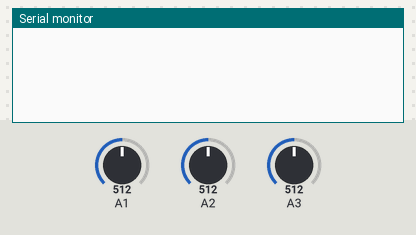
Recording of a sketch running on a simulated Arduino Uno, built with avr-gcc and run on an emulated ATmega328P. Parts: the last lines printed to the serial monitor. The test bench sets the inputs (shaded band); at power-on: A1 = 512, A2 = 512, A3 = 512. No radio packets arrive unless stated.

Above: at 1.2 s.
1.3 s: A1 set to 716
At 2.5 s:
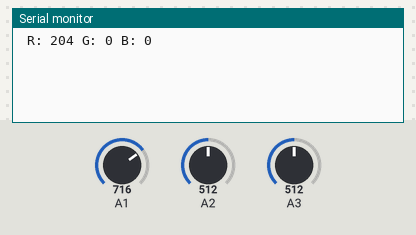
2.8 s: A2 set to 716
At 3.6 s:
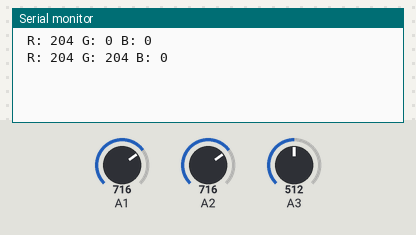
4.3 s: A3 set to 716
At 4.8 s:
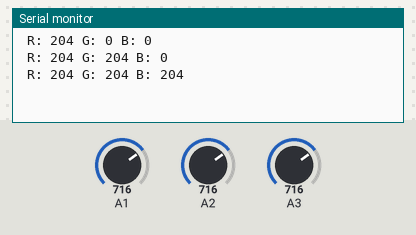
5.8 s: A1 set to 900
At 7.0 s:
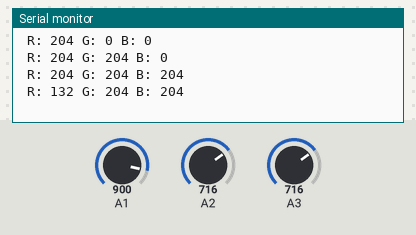
7.3 s: A2 set to 900
At 8.3 s:
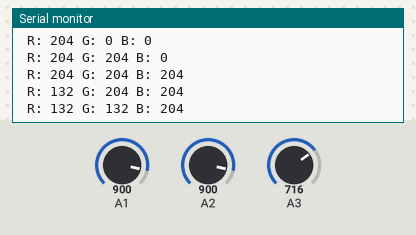
8.8 s: A3 set to 900
At 9.4 s:
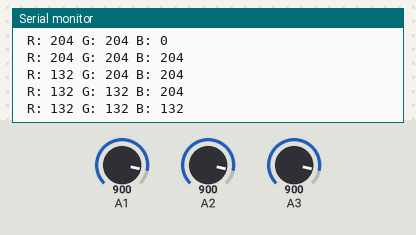
Timing chart, 0 to 11.3 s (numbered marks = the images above; inputs shaded):
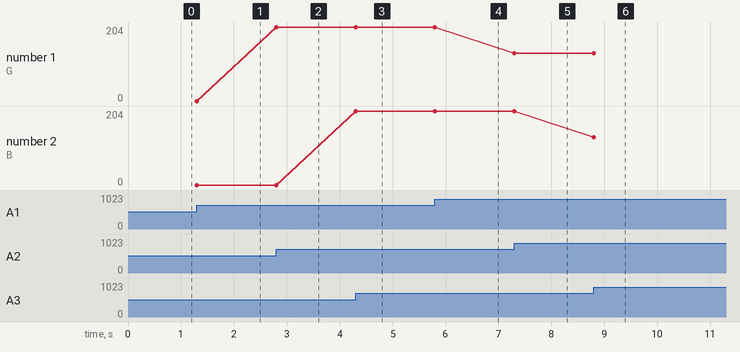

Measured:
- after the input at 1.3 s, the serial monitor: prints a new line at once (image 1)
- after the input at 2.8 s, the serial monitor: prints a new line at once (image 2)
- after the input at 4.3 s, the serial monitor: prints a new line at once (image 3)
- after the input at 5.8 s, the serial monitor: prints a new line at once (image 4)
- after the input at 7.3 s, the serial monitor: prints a new line at once (image 5)
- after the input at 8.8 s, the serial monitor: prints a new line at once (image 6)

The sketch:

TX_433.ino
```cpp
// transmitter.ino

// include libraries:
#include <RH_ASK.h>
#include <SPI.h>

// Create an instance of the RadioHead ASK handler:
// -> Default pins for the RF modules:
//    Pin 11: Data input from receiver
//    Pin 12: Data output to transmitter
RH_ASK radio;

// Create and initialize three 8-bit variables for our RGB values:
uint8_t r = 0;
uint8_t g = 0;
uint8_t b = 0;

void setup() {
    Serial.begin(9600);   // inicializa monitor serie a 9600 bps
  // initialize the RadioHead library:
  radio.init();
}

void loop() {
  // constantly read in the analog values from the potentiometers:
  if(readValuesCheckHasChanged()){
    // if the values have changed (-> function returns true), send the values to the receiving device:
    sendValues();
/*
     Serial.print(" R: ");  // imprime Mensaje:
     Serial.print(255-r);   // imprime buffer de mensaje
     Serial.print(" G: ");  // imprime Mensaje:
     Serial.print(255-g);   // imprime buffer de mensaje
     Serial.print(" B: ");  // imprime Mensaje:
     Serial.println(255-b);   // imprime buffer de mensaje
*/


delay(100);
  }
}

bool readValuesCheckHasChanged(){
  // read the analog values from the potentiometers and save them into local variables.

  // -> analogRead() provides 10-bit values (0 - 1023) but we only need 8-bit values (0-255), so divide the values by 4:
  uint8_t rr = analogRead(A1);
  uint8_t gg = analogRead(A2);
  uint8_t bb = analogRead(A3);

  // check if any of the read values differs from the previous values:
  if(r != rr || g != gg || b != bb){
    // if yes, assign the latest RGB values to the global color variables and return true:
    r = rr;
    g = gg;
    b = bb;

    Serial.print(" R: ");  // imprime Mensaje:
     Serial.print(r);   // imprime buffer de mensaje
     Serial.print(" G: ");  // imprime Mensaje:
     Serial.print(g);   // imprime buffer de mensaje
     Serial.print(" B: ");  // imprime Mensaje:
     Serial.println(b);   // imprime buffer de mensaje


    return true;
  }
  // if nothing has changed, return false:
  return false;
}

void sendValues(){
  // put the individual 8-bit RGB values into an array:
  uint8_t dataArray[] = {r, g, b};
  // RadioHead requires the pointer to the array as a parameter, so let's obtain the pointer first:
  const uint8_t *data = dataArray;

  // push the pointer to the data as well as the length of the data (= 3 Bytes) to the RadioHead instance:
  radio.send((uint8_t *)data, 3);
  // wait until RadioHead has sent the entire data packet to the receiver:
  radio.waitPacketSent();
}
```
